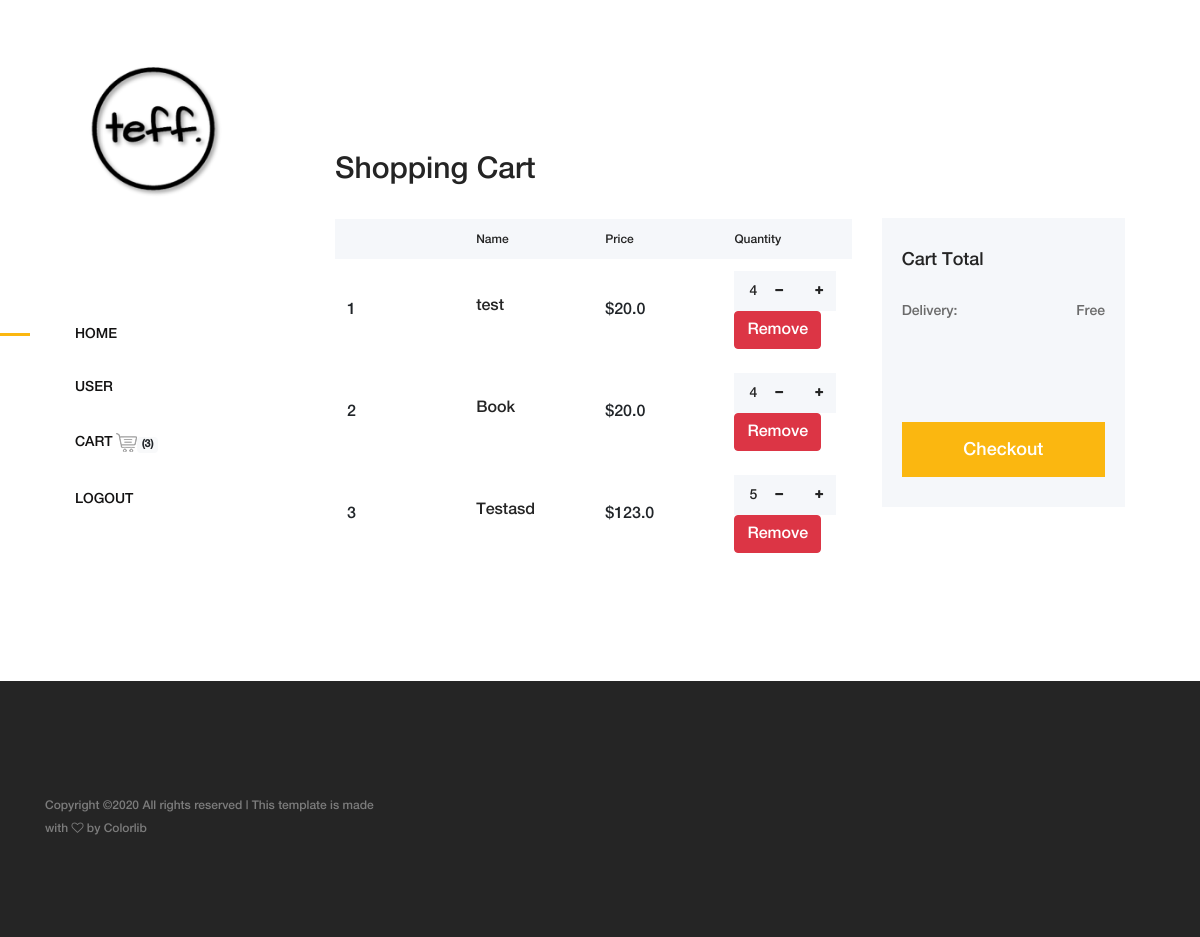
The app's page /cart/ (signed in), older data.
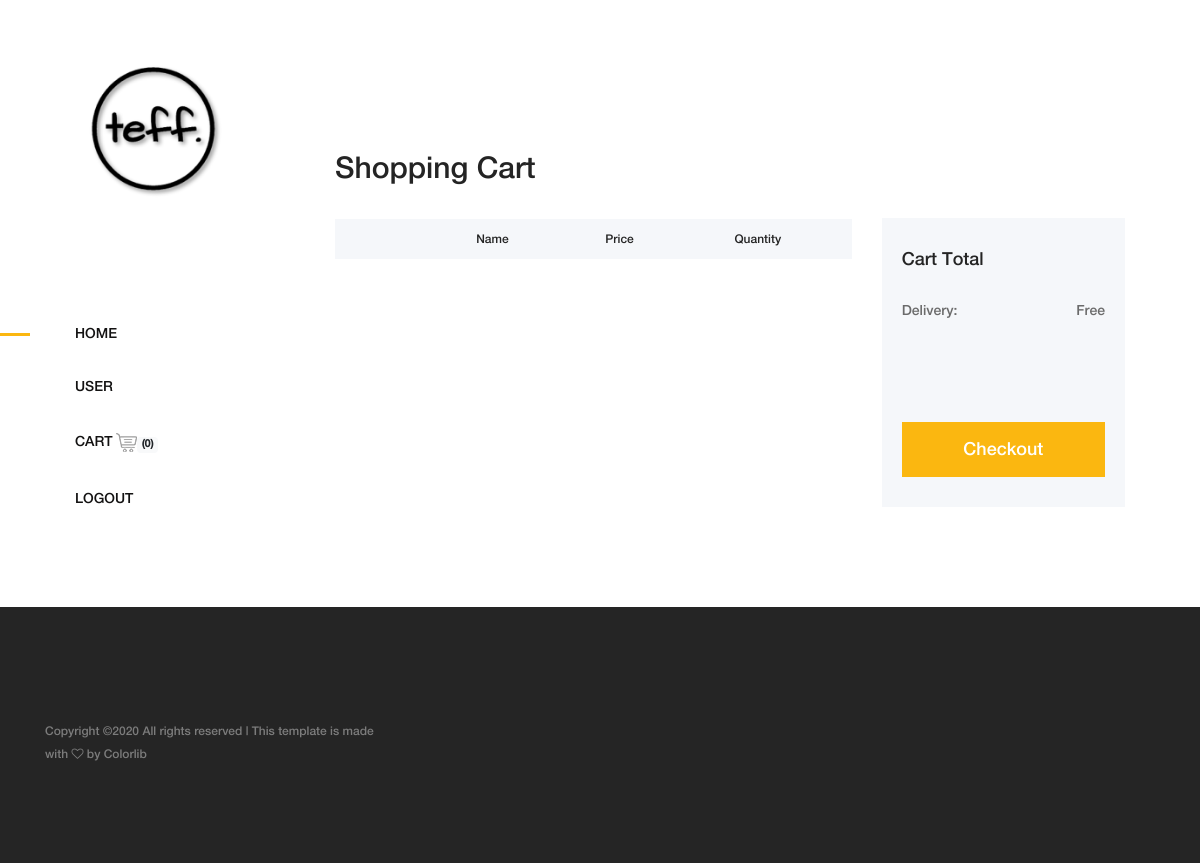
The same page, newer data.
### accounts/models.py (models this page shows)
class MyUser(AbstractUser):
    pass

### cart/models.py (models this page shows)
class Cart_product_intermediary(models.Model):
    product = models.ForeignKey(Product, on_delete=models.CASCADE)
    cart = models.ForeignKey(Cart, on_delete=models.CASCADE)
    quantity = models.IntegerField()

class Cart(models.Model):
    user = models.ForeignKey(User, on_delete=models.CASCADE)
    item = models.ManyToManyField(Product, through='Cart_product_intermediary')
    created = models.DateTimeField(auto_now_add=True)
    def __str__(self):
        return self.user.username

### products/models.py (models this page shows, shortened)
class Product(models.Model):
    name = models.CharField(max_length=300, blank=True)
    price = models.FloatField(blank=True)
    product_photo = ImageField(blank=True, manual_crop="")
    slug = models.SlugField()
    category = models.ForeignKey(Category, on_delete=models.CASCADE)
    preview_text = models.TextField(max_length=200, verbose_name='Preview Text')
    detail_text = models.TextField(max_length=1000, verbose_name='Detail Text')

### cart/views.py (the view)
# urls.py: path('', CartView, name='cart'),
@login_required
def CartView(request):
    user = request.user
    try:
        carts = Cart.objects.get(user=user)
    except Cart.DoesNotExist:
        carts = Cart.objects.create(user=user)
    order = None
    return render(request, 'cart.html', {"carts": carts, 'order': order})

### cart/templatetags/cart_tag.py (called while the page is built)
@register.filter
def cart_total(request):
    current_user = request
    current_user = str(current_user)
    carts = Cart_product_intermediary.objects.all()
    cart_items = []
    for item in carts:
        user = str(item.cart)
        if user == current_user:
            cart_items.append(user)
    if carts:
    	    return len(cart_items)
    else:
    	return 0

### cart/templates/cart.html (shortened to what this page needs)
{% extends 'base.html' %}
{% load static %}
{% block content %}
        <div class="cart-table-area section-padding-100">
            <div class="container-fluid">
                <div class="row">
                    <div class="col-12 col-lg-8">
                        <div class="cart-title mt-50">
                            <h2>Shopping Cart</h2>
                        </div>
                        <div class="cart-table clearfix">
                            <table class="table table-responsive">
                                <thead>
                                    <tr>
                                        <th></th>
                                        <th>Name</th>
                                        <th>Price</th>
                                        <th>Quantity</th>
                                    </tr>
                                </thead>
                                <tbody>
                                    {% for item in carts.item.all %}
                                    <tr>
                                        <td>{{ forloop.counter }}
                                        </td>
                                        {% for i in item.cart_product_intermediary_set.all %}
                                        <td class="cart_product_desc">
                                            <h5>{{ item.name }}</h5>
                                        </td>
                                        <td class="price">
                                            <span>${{ item.price }}</span>
                                        </td>
                                        <td class="qty">
                                            <div class="qty-btn d-flex">
                                                <div class="quantity">
                                                    <a href="{% url 'cartapp:decrease-cart' item.slug %}"><span class="qty-minus" ><i class="fa fa-minus" aria-hidden="true"></i></span></a>
                                                    <p style='margin-right:-5pt'>{{ i.quantity }}</p>
                                                    <a href="{% url 'cartapp:add-cart' item.slug %}"><span class="qty-plus" ><i class="fa fa-plus" aria-hidden="true"></i></span></a>
                                                    <a href="{% url 'cartapp:remove-cart' item.slug %}" class="btn btn-danger mr-2">Remove</a>
                                                </div>
                                            </div>
                                        </td>
                                    </tr>
                                    {% endfor %}
                                    {% endfor %}
                                </tbody>
                            </table>
                        </div>
                    </div>
                    <div class="col-12 col-lg-4">
                        <div class="cart-summary">
                            <h5>Cart Total</h5>
                            <ul class="summary-table">
                                <li><span>delivery:</span> <span>Free</span></li>
                            </ul>
                            <div class="cart-btn mt-100">
                                <a href="{% url 'checkoutapp:checkout' %}" class="btn amado-btn w-100">Checkout</a>
                            </div>
                        </div>
                    </div>
                </div>
            </div>
        </div>
    </div>
{% endblock %}

### products/templates/navbar.html (shortened to what this page needs)
{% load static %}
{% load cart_tag %}
<header class="header-area clearfix">
    <div class="logo">
        <a href="{% url 'mainapp:home' %}"><img src="{% static 'img/core-img/logo.png' %}" alt=""></a>
    </div>
    <nav class="amado-nav">
        <ul>
            <li class="active"><a href="{% url 'mainapp:home' %}">Home</a></li>
            {% if request.user.is_authenticated %}
            <li><a href="{% url 'accountsapp:profile' %}">{{ request.user.username }}</a></li>
            <li><a href="{% url 'cartapp:cart' %}">Cart <img src="{% static 'img/core-img/cart.png' %}" alt=""><span class="badge badge-light">({{ request.user| cart_total }})</span></a></li>
            <li><a href="{% url 'accountsapp:logout' %}">Logout</a></li>
            {% else %}
            <li><a href="{% url 'accountsapp:login' %}">Login</a></li>
            <li><a href="{% url 'accountsapp:register' %}">Register</a></li>
            {% endif %}
        </ul>
    </nav>
</header>

Row changes from the older to the newer data that the page shows:
no longer on this page (row unchanged): Product: name "test", price "20.0"
removed Cart_product_intermediary: quantity "4"
no longer on this page (row unchanged): Product: name "Book", price "20.0"
removed Cart_product_intermediary: quantity "4"
no longer on this page (row unchanged): Product: name "Testasd", price "123.0"
removed Cart_product_intermediary: quantity "5"
changed MyUser "USER": user|cart_total "3" → "0"
